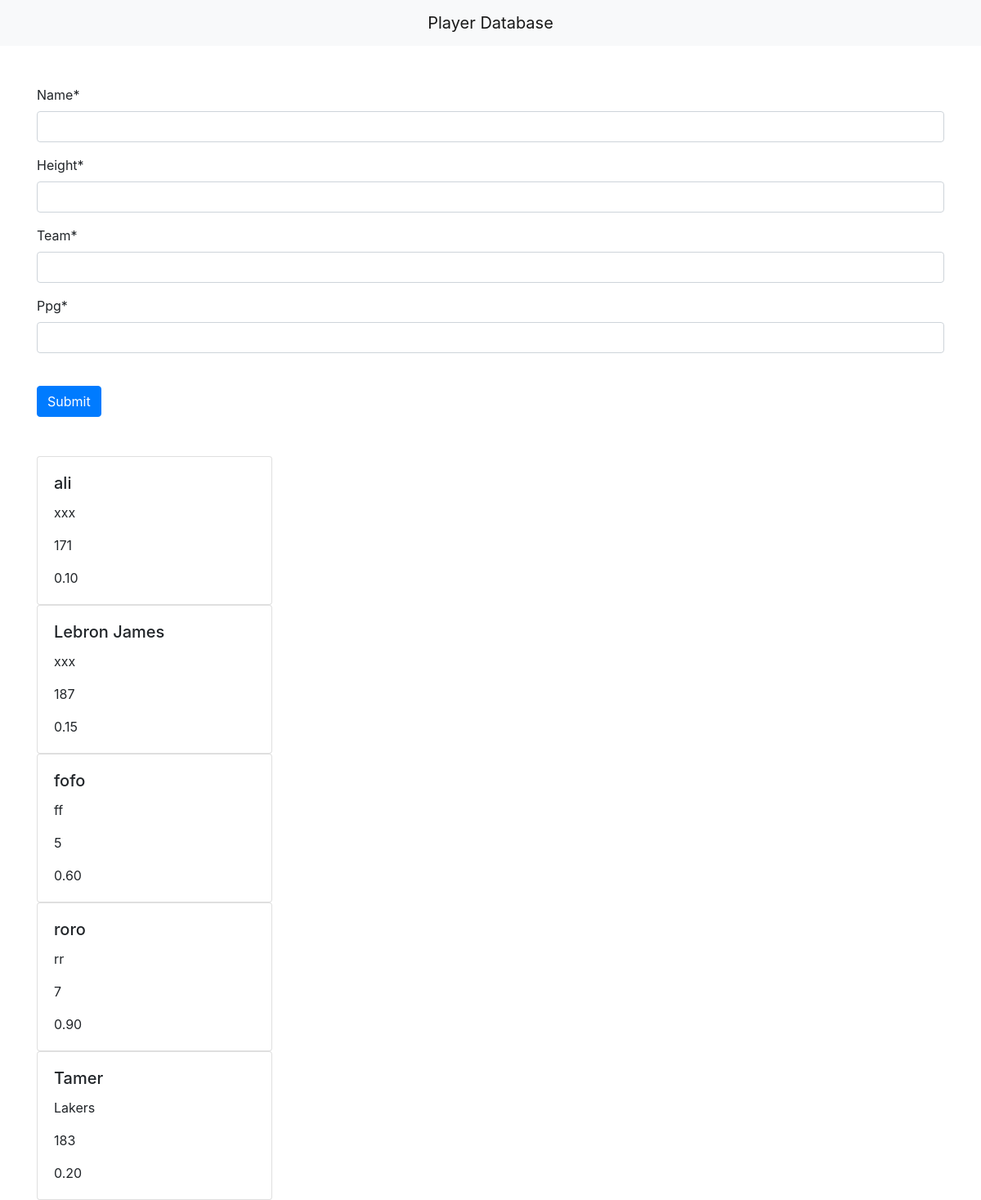
The page / on the database its author committed.
### main/models.py (models this page shows)
class Player(models.Model):
    name = models.CharField(max_length=100)
    height = models.CharField(max_length=100)
    team = models.CharField(max_length=100)
    ppg = models.DecimalField(max_digits=2, decimal_places= 2)

### main/views.py (the view)
# urls.py: path("", views.homepage, name="homepage"),
def homepage(request):
  if request.method == "POST":
    form = PlayerForm(request.POST)
    if form.is_valid():
      form.save()
  players = Player.objects.all()
  form = PlayerForm()
  return render(request, "home.html", {"form": form, "players":players})

### main/forms.py
class PlayerForm(forms.ModelForm):
  class Meta:
    model = Player
    fields = ('name','height','team','ppg')

### main/templates/home.html (shortened to what this page needs)
<!DOCTYPE html>
<html>
   <head>
    <link rel="stylesheet" href="https://stackpath.bootstrapcdn.com/bootstrap/4.4.1/css/bootstrap.min.css">
  </head>
  <body>
      {% load crispy_forms_tags %}
      <nav class="navbar navbar-light bg-light">
        <a class="navbar-brand mx-auto" href="">
          Player Database
        </a>
      </nav>
      <br><br>
      <div class="container">
      <form method="post">
        {{ form|crispy }}
        <br>
        <button class ="btn btn-primary" type="submit" id= "submit_button">Submit</button>
      </form>
      </div>
      <br><br>
      <div class="container">
        {% for player in players %}
        <div class="card" style="width: 18rem;">
          <div class="card-body">
            <h5 class="card-title">{{ player.name }}</h5>
            <p class="card-text">{{ player.team }}</p>
            <p class="card-text">{{ player.height }}</p>
            <p class="card-text">{{ player.ppg }}</p>
          </div>
        </div>
        {% endfor %}
      </div>
  </body>
</html>

### rows shown on the page
Player: name "ali", team "xxx", height "171", ppg "0.10"
Player: name "Lebron James", team "xxx", height "187", ppg "0.15"
Player: name "fofo", team "ff", height "5", ppg "0.60"
Player: name "roro", team "rr", height "7", ppg "0.90"
Player: name "Tamer", team "Lakers", height "183", ppg "0.20"
